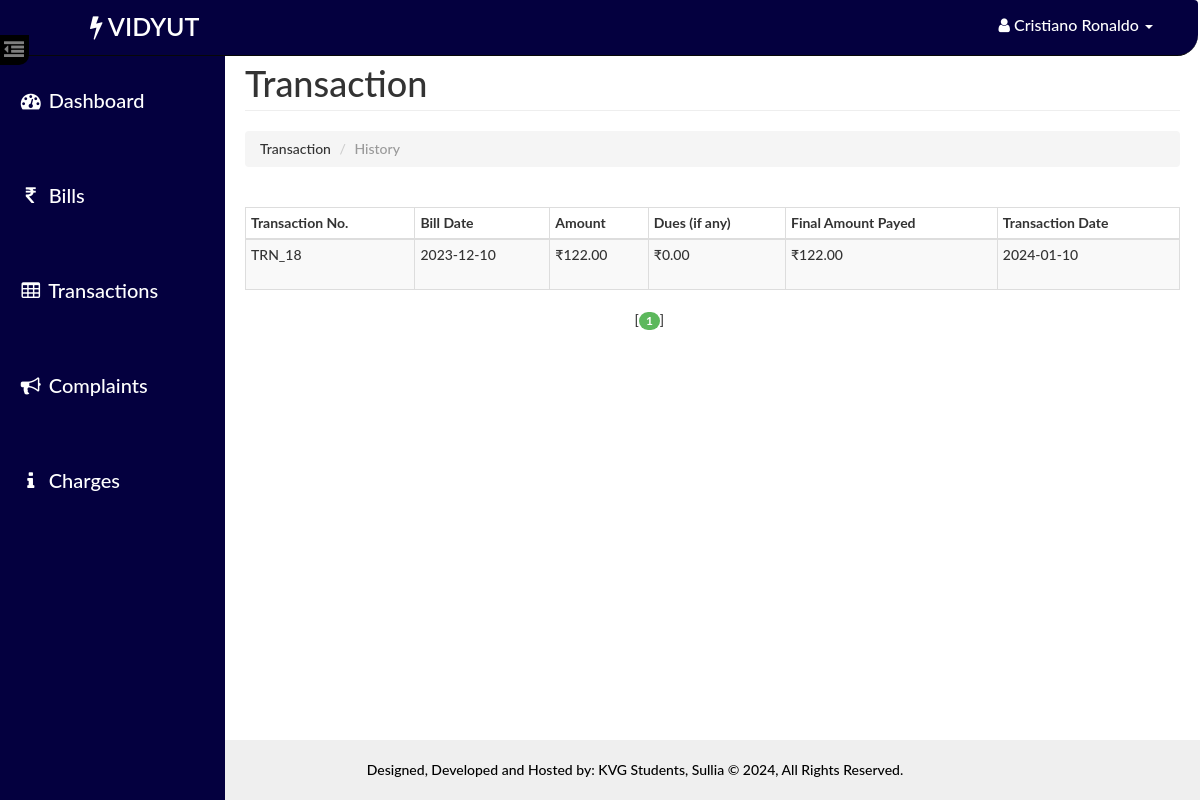
/user/transaction.php (signed in), run on the app's committed database.
### tables this page shows
CREATE TABLE `transaction` (
  `id` int(14) NOT NULL,
  `bid` int(14) NOT NULL,
  `payable` decimal(10,2) NOT NULL,
  `pdate` date DEFAULT NULL,
  `status` varchar(10) NOT NULL
);

CREATE TABLE `bill` (
  `id` int(14) NOT NULL,
  `aid` int(14) NOT NULL,
  `uid` int(14) NOT NULL,
  `units` int(10) NOT NULL,
  `amount` decimal(10,2) NOT NULL,
  `status` varchar(10) NOT NULL,
  `bdate` date NOT NULL,
  `ddate` date NOT NULL
);

### user/paging1.php (called while the page is built, shortened)
<?php
    $rowsperpage = 5;
    if (isset($_GET['currentpage']) && is_numeric($_GET['currentpage'])) {
       $currentpage = (int) $_GET['currentpage'];
    } else {
       $currentpage = 1;
    }
    $offset = ($currentpage - 1) * $rowsperpage;
 ?>

### Includes/user.php (called while the page is built, shortened)
<?php
    function retrieve_transaction_history($id,$offset, $rowsperpage) {
        global $con;
        $query  = "SELECT transaction.id AS id , bill.bdate AS bdate, transaction.pdate AS pdate, transaction.payable AS payable, ";
        $query .= " bill.amount AS amount ,transaction.payable-bill.amount AS dues ";
        $query .= "FROM bill , transaction ";
        $query .= "WHERE transaction.bid=bill.id AND bill.uid={$id} ";
        $query .= "ORDER BY bill.ddate desc ";
        $query .= "LIMIT {$offset}, {$rowsperpage} ";
        $result = mysqli_query($con,$query);
        return $result;
    }
 ?>

### user/transaction.php (the view, shortened to what this page needs)
<?php
    require_once('head_html.php');
    require_once('../Includes/session.php');
    require_once('../Includes/user.php');
?>
<body>
    <div id="wrapper">
       <?php
            require_once("nav.php");
            require_once("sidebar.php");
        ?>
        <div id="page-content-wrapper">
            <div class="container-fluid">
                <div class="row">
                    <div class="col-lg-12">
                        <h1 class="page-header">
                            Transaction
                        </h1>
                        <ol class="breadcrumb">
                          <li>Transaction</li>
                          <li class="active">History</li>
                        </ol>
                        <div class="table-responsive">
                            <table class="table table-hover table-striped table-bordered table-condensed">
                                <thead>
                                    <tr>
                                        <th>Transaction No.</th>
                                        <th>Bill Date</th>
                                        <th>Amount</th>
                                        <th>Dues (if any)</th>
                                        <th>Final Amount Payed</th>
                                        <th>Transaction Date</th>
                                    </tr>
                                </thead>
                                <tbody>
                                    <?php
                                    $id=$_SESSION['uid'];
                                    $query1 = "SELECT COUNT(*) FROM bill , transaction WHERE transaction.bid=bill.id AND bill.uid={$id}  ";
                                    $result1 = mysqli_query($con,$query1);
                                    include("paging1.php");
                                    $result = retrieve_transaction_history($_SESSION['uid'],$offset, $rowsperpage);
                                    while($row = mysqli_fetch_assoc($result)){
                                    ?>
                                        <tr>
                                            <td>
                                                <?php
                                                    if($row['pdate']!=NULL) echo 'TRN_'.$row['id'] ;
                                                    else echo "-";
                                                 ?>
                                            </td>
                                            <td height="50"><?php echo $row['bdate'] ?></td>
                                            <td><?php echo '₹'.$row['amount'] ?></td>
                                            <td><?php echo '₹'.$row['dues'] ?></td>
                                            <td><?php echo '₹'.$row['payable'] ?></td>
                                            <td>
                                                <?php
                                                    if($row['pdate']!=NULL) echo $row['pdate'];
                                                    else echo "TRANSACTION PENDING";
                                                ?>
                                            </td>
                                        </tr>
                                    <?php } ?>
                                </tbody>
                            </table>
                            <?php include("paging2.php");  ?>
                        </div>
                    </div>
                </div>
            </div>
        </div>
    </div>
    <?php
    require_once("footer.php");
    ?>
</body>
</html>

### assets/css/dash_user.css (style rules this page uses)
body, html { width: 100%; height: 100%; }
body, h1, h2, h3, h4, h5, h6 { font-family: "Lato","Helvetica Neue",Helvetica,Arial,sans-serif; font-weight: 500; }
#wrapper { padding-left: 10px; padding-top: 5px; -webkit-transition: all 0.5s ease; -moz-transition: all 0.5s ease; -o-transition: all 0.5s ease; transition: all 0.5s ease; }
#page-content-wrapper { width: 100%; padding: 15px; min-height:580px; }
@media (min-width:768px) { #wrapper { padding-left: 225px; } }
@media (min-width:768px) { #page-content-wrapper { padding: 20px; } }
.table-responsive { padding-top: 20px; padding-bottom: 20px; }

### data on the page
transaction: id "18", bid.bdate "2023-12-10", bid.amount "122.00", dues "0.00", payable "122.00", pdate "2024-01-10"

### other printed values
$user "Cristiano Ronaldo"
